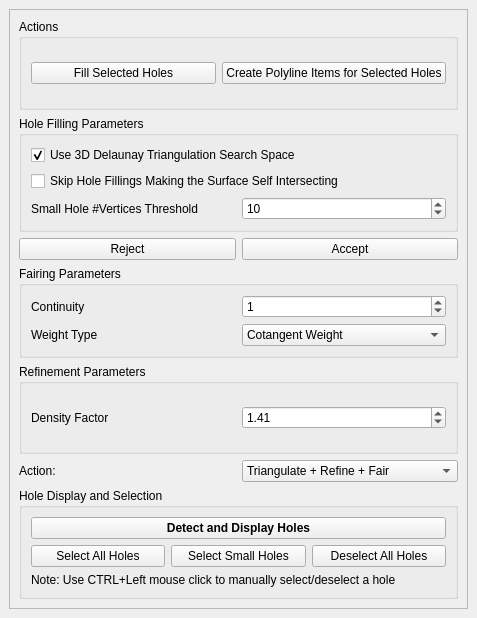
<?xml version="1.0" encoding="UTF-8"?>
<ui version="4.0">
 <class>HoleFilling</class>
 <widget class="QDockWidget" name="HoleFilling">
  <property name="enabled">
   <bool>true</bool>
  </property>
  <property name="geometry">
   <rect>
    <x>0</x>
    <y>0</y>
    <width>477</width>
    <height>618</height>
   </rect>
  </property>
  <property name="windowTitle">
   <string>Hole Filling</string>
  </property>
  <widget class="QWidget" name="dockWidgetContents">
   <property name="enabled">
    <bool>true</bool>
   </property>
   <layout class="QVBoxLayout" name="verticalLayout_6">
    <item>
     <widget class="QScrollArea" name="scrollArea">
      <property name="widgetResizable">
       <bool>true</bool>
      </property>
      <widget class="QWidget" name="scrollAreaWidgetContents">
       <property name="geometry">
        <rect>
         <x>0</x>
         <y>-14</y>
         <width>479</width>
         <height>579</height>
        </rect>
       </property>
       <layout class="QVBoxLayout" name="verticalLayout_8">
        <item>
         <layout class="QVBoxLayout" name="verticalLayout_7">
          <item>
           <widget class="QGroupBox" name="groupBox_5">
            <property name="title">
             <string>Actions</string>
            </property>
            <layout class="QVBoxLayout" name="verticalLayout_5">
             <item>
              <layout class="QHBoxLayout" name="horizontalLayout_2">
               <item>
                <widget class="QPushButton" name="Fill_selected_holes_button">
                 <property name="enabled">
                  <bool>true</bool>
                 </property>
                 <property name="text">
                  <string>Fill Selected Holes</string>
                 </property>
                </widget>
               </item>
               <item>
                <widget class="QPushButton" name="Create_polyline_items_button">
                 <property name="text">
                  <string>Create Polyline Items for Selected Holes</string>
                 </property>
                </widget>
               </item>
              </layout>
             </item>
            </layout>
           </widget>
          </item>
          <item>
           <widget class="QGroupBox" name="groupBox">
            <property name="title">
             <string>Hole Filling Parameters</string>
            </property>
            <layout class="QVBoxLayout" name="verticalLayout_4">
             <item>
              <widget class="QCheckBox" name="Use_delaunay_triangulation_check_box">
               <property name="text">
                <string>Use 3D Delaunay Triangulation Search Space</string>
               </property>
               <property name="checked">
                <bool>true</bool>
               </property>
              </widget>
             </item>
             <item>
              <widget class="QCheckBox" name="Skip_self_intersection_check_box">
               <property name="text">
                <string>Skip Hole Fillings Making the Surface Self Intersecting</string>
               </property>
              </widget>
             </item>
             <item>
              <layout class="QHBoxLayout" name="horizontalLayout_8">
               <item>
                <widget class="QLabel" name="label_4">
                 <property name="text">
                  <string>Small Hole #Vertices Threshold</string>
                 </property>
                </widget>
               </item>
               <item>
                <widget class="QDoubleSpinBox" name="vertices_threshold_spin_box">
                 <property name="decimals">
                  <number>0</number>
                 </property>
                 <property name="maximum">
                  <double>999999999.000000000000000</double>
                 </property>
                 <property name="singleStep">
                  <double>1.000000000000000</double>
                 </property>
                 <property name="value">
                  <double>10.000000000000000</double>
                 </property>
                </widget>
               </item>
              </layout>
             </item>
            </layout>
           </widget>
          </item>
          <item>
           <layout class="QHBoxLayout" name="horizontalLayout_4">
            <item>
             <widget class="QPushButton" name="Reject_button">
              <property name="text">
               <string>Reject</string>
              </property>
             </widget>
            </item>
            <item>
             <widget class="QPushButton" name="Accept_button">
              <property name="text">
               <string>Accept</string>
              </property>
             </widget>
            </item>
           </layout>
          </item>
          <item>
           <widget class="QGroupBox" name="groupBox_3">
            <property name="title">
             <string>Fairing Parameters</string>
            </property>
            <layout class="QVBoxLayout" name="verticalLayout">
             <item>
              <layout class="QHBoxLayout" name="horizontalLayout_6">
               <item>
                <widget class="QLabel" name="label_5">
                 <property name="text">
                  <string>Continuity</string>
                 </property>
                </widget>
               </item>
               <item>
                <widget class="QSpinBox" name="Continuity_spin_box">
                 <property name="minimum">
                  <number>0</number>
                 </property>
                 <property name="maximum">
                  <number>2</number>
                 </property>
                 <property name="value">
                  <number>1</number>
                 </property>
                </widget>
               </item>
              </layout>
             </item>
             <item>
              <layout class="QHBoxLayout" name="horizontalLayout_7">
               <item>
                <widget class="QLabel" name="label_3">
                 <property name="text">
                  <string>Weight Type</string>
                 </property>
                </widget>
               </item>
               <item>
                <widget class="QComboBox" name="weight_combo_box">
                 <property name="currentIndex">
                  <number>1</number>
                 </property>
                 <item>
                  <property name="text">
                   <string>Uniform Weight</string>
                  </property>
                 </item>
                 <item>
                  <property name="text">
                   <string>Cotangent Weight</string>
                  </property>
                 </item>
                </widget>
               </item>
              </layout>
             </item>
            </layout>
           </widget>
          </item>
          <item>
           <widget class="QGroupBox" name="groupBox_2">
            <property name="title">
             <string>Refinement Parameters</string>
            </property>
            <layout class="QVBoxLayout" name="verticalLayout_3">
             <item>
              <layout class="QHBoxLayout" name="horizontalLayout_5">
               <item>
                <widget class="QLabel" name="label">
                 <property name="text">
                  <string>Density Factor</string>
                 </property>
                </widget>
               </item>
               <item>
                <widget class="QDoubleSpinBox" name="Density_control_factor_spin_box">
                 <property name="maximum">
                  <double>96.989999999999995</double>
                 </property>
                 <property name="singleStep">
                  <double>0.200000000000000</double>
                 </property>
                 <property name="value">
                  <double>1.410000000000000</double>
                 </property>
                </widget>
               </item>
              </layout>
             </item>
            </layout>
           </widget>
          </item>
          <item>
           <layout class="QHBoxLayout" name="horizontalLayout">
            <item>
             <widget class="QLabel" name="label_2">
              <property name="text">
               <string>Action:</string>
              </property>
             </widget>
            </item>
            <item>
             <widget class="QComboBox" name="action_combo_box">
              <property name="currentIndex">
               <number>2</number>
              </property>
              <item>
               <property name="text">
                <string>Triangulate</string>
               </property>
              </item>
              <item>
               <property name="text">
                <string>Triangulate + Refine</string>
               </property>
              </item>
              <item>
               <property name="text">
                <string>Triangulate + Refine + Fair</string>
               </property>
              </item>
             </widget>
            </item>
           </layout>
          </item>
          <item>
           <widget class="QGroupBox" name="groupBox_4">
            <property name="title">
             <string>Hole Display and Selection</string>
            </property>
            <layout class="QVBoxLayout" name="verticalLayout_2">
             <item>
              <widget class="QPushButton" name="Visualize_holes_button">
               <property name="enabled">
                <bool>true</bool>
               </property>
               <property name="font">
                <font>
                 <weight>75</weight>
                 <bold>true</bold>
                </font>
               </property>
               <property name="text">
                <string>Detect and Display Holes</string>
               </property>
              </widget>
             </item>
             <item>
              <layout class="QHBoxLayout" name="horizontalLayout_3">
               <item>
                <widget class="QPushButton" name="Select_all_holes_button">
                 <property name="text">
                  <string>Select All Holes</string>
                 </property>
                </widget>
               </item>
               <item>
                <widget class="QPushButton" name="Select_small_holes_button">
                 <property name="text">
                  <string>Select Small Holes</string>
                 </property>
                </widget>
               </item>
               <item>
                <widget class="QPushButton" name="Deselect_all_holes_button">
                 <property name="text">
                  <string>Deselect All Holes</string>
                 </property>
                </widget>
               </item>
              </layout>
             </item>
             <item>
              <widget class="QLabel" name="label_6">
               <property name="text">
                <string>Note: Use CTRL+Left mouse click to manually select/deselect a hole</string>
               </property>
              </widget>
             </item>
            </layout>
           </widget>
          </item>
         </layout>
        </item>
       </layout>
      </widget>
     </widget>
    </item>
   </layout>
  </widget>
 </widget>
 <resources/>
 <connections/>
</ui>
